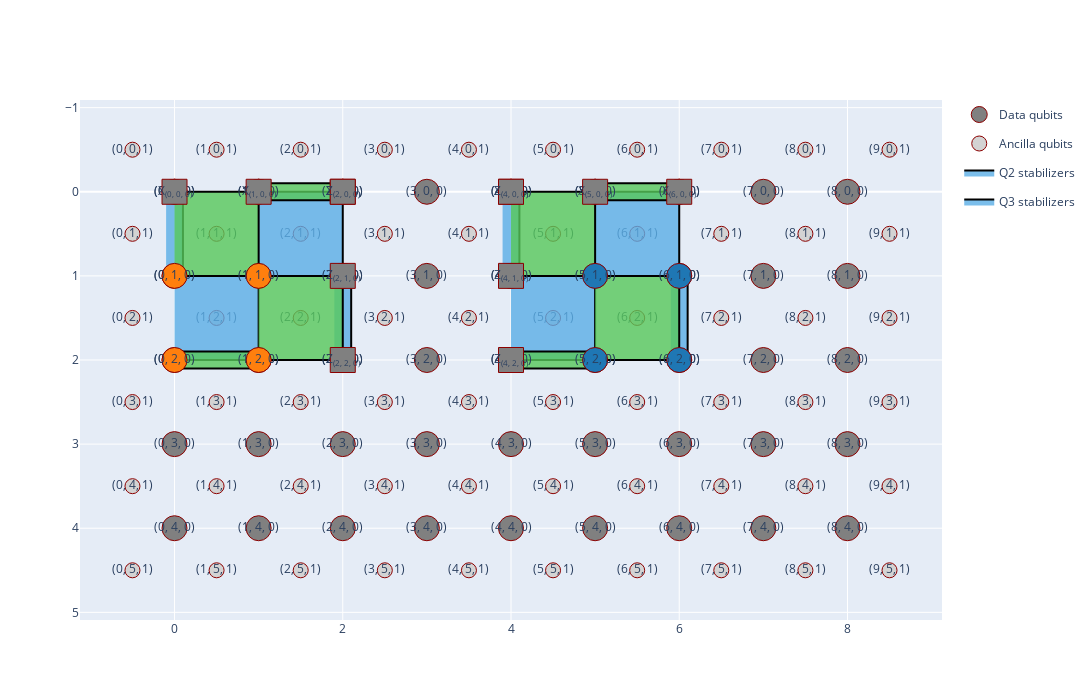

The code cell stored with this chart in its notebook:
### Markdown cell above
Now after the split, plot again the current configuration of the lattice. Now one can see that there are two logical qubit patches with two logical operators each:

### Code cell
qecplot = QECPlot(circ)
qecplot.plot_logical_qubit("Q2")
qecplot.plot_logical_qubit("Q3")
qecplot.show()
